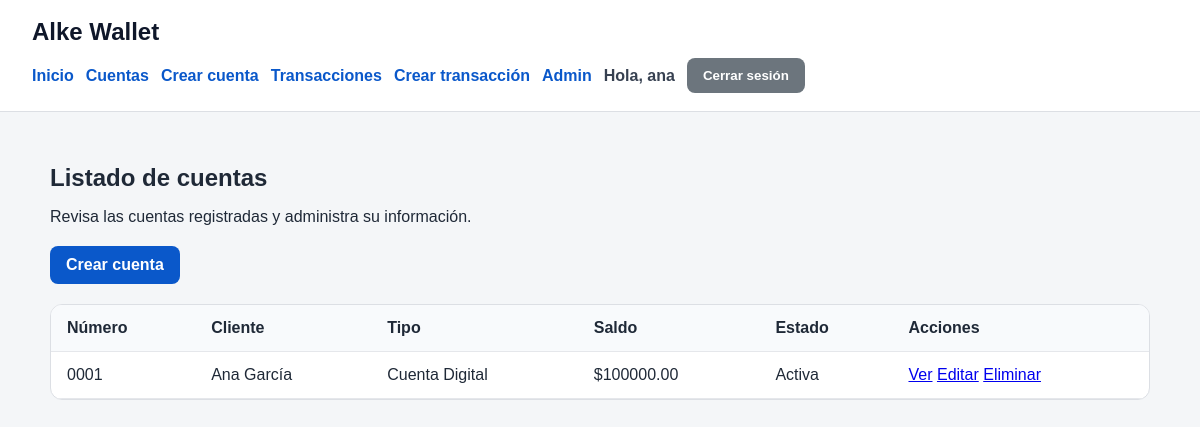
The app's page /cuentas/ (signed in), older data.
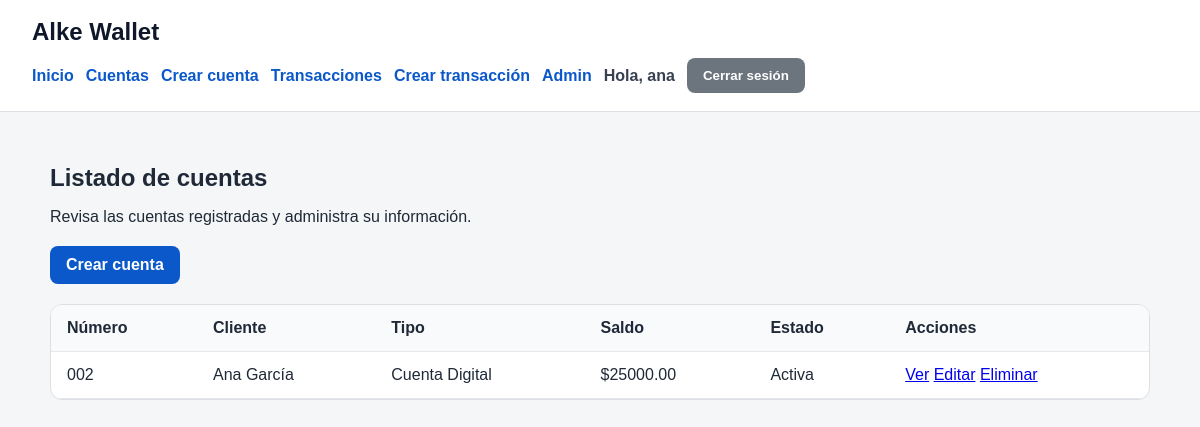
The same page, newer data.
### gestion/models.py (models this page shows, shortened)
class Cuenta(models.Model):
    TIPO_CUENTA_CHOICES = [
        ('ahorro', 'Cuenta de Ahorro'),
        ('corriente', 'Cuenta Corriente'),
        ('digital', 'Cuenta Digital'),
    ]
    cliente = models.ForeignKey(Cliente, on_delete=models.CASCADE, related_name='cuentas')
    numero_cuenta = models.CharField(max_length=20, unique=True)
    tipo_cuenta = models.CharField(max_length=20, choices=TIPO_CUENTA_CHOICES)
    saldo = models.DecimalField(max_digits=12, decimal_places=2, default=0, validators=[MinValueValidator(0)])
    activa = models.BooleanField(default=True)
    creada_en = models.DateTimeField(auto_now_add=True)

class Cliente(models.Model):
    user = models.OneToOneField(User, on_delete=models.CASCADE, related_name='cliente')
    telefono = models.CharField(max_length=20, blank=True, null=True)
    direccion = models.CharField(max_length=255, blank=True, null=True)
    fecha_nacimiento = models.DateField(blank=True, null=True)
    creado_en = models.DateTimeField(auto_now_add=True)
    def __str__(self):
        return self.user.get_full_name() or self.user.username

### gestion/views.py (the view)
# urls.py: path('cuentas/', CuentaListView.as_view(), name='cuenta_list'),
class CuentaListView(LoginRequiredMixin, ListView):
    model = Cuenta
    template_name = 'gestion/cuenta_list.html'
    context_object_name = 'cuentas'

### templates/gestion/cuenta_list.html
{% extends "base.html" %}
{% block content %}
<section class="page-header">
    <h1>Listado de cuentas</h1>
    <p>Revisa las cuentas registradas y administra su información.</p>
</section>
<a class="btn" href="{% url 'cuenta_create' %}">Crear cuenta</a>
<div class="table-wrapper">
    <table class="data-table">
        <thead>
            <tr>
                <th>Número</th>
                <th>Cliente</th>
                <th>Tipo</th>
                <th>Saldo</th>
                <th>Estado</th>
                <th>Acciones</th>
            </tr>
        </thead>
        <tbody>
            {% for cuenta in cuentas %}
            <tr>
                <td>{{ cuenta.numero_cuenta }}</td>
                <td>{{ cuenta.cliente }}</td>
                <td>{{ cuenta.get_tipo_cuenta_display }}</td>
                <td>${{ cuenta.saldo }}</td>
                <td>
                    {% if cuenta.activa %}
                        Activa
                    {% else %}
                        Inactiva
                    {% endif %}
                </td>
                <td>
                    <a href="{% url 'cuenta_detail' cuenta.pk %}">Ver</a>
                    <a href="{% url 'cuenta_update' cuenta.pk %}">Editar</a>
                    <a href="{% url 'cuenta_delete' cuenta.pk %}">Eliminar</a>
                </td>
            </tr>
            {% empty %}
            <tr>
                <td colspan="6">No hay cuentas registradas.</td>
            </tr>
            {% endfor %}
        </tbody>
    </table>
</div>
{% endblock %}

### templates/base.html (shortened to what this page needs)
{% load static %}
<!DOCTYPE html>
<html lang="es">
<head>
    <link rel="stylesheet" href="{% static 'css/styles.css' %}">
</head>
<body>
    <header class="topbar">
        <div class="brand">
            <a href="{% url 'inicio' %}">Alke Wallet</a>
        </div>
        <nav class="nav">
            <a href="{% url 'inicio' %}">Inicio</a>
            <a href="{% url 'cuenta_list' %}">Cuentas</a>
            <a href="{% url 'cuenta_create' %}">Crear cuenta</a>
            <a href="{% url 'transaccion_list' %}">Transacciones</a>
            <a href="{% url 'transaccion_create' %}">Crear transacción</a>
            <a href="/admin/">Admin</a>
            {% if user.is_authenticated %}
                <span class="user-info">Hola, {{ user.username }}</span>
                <form action="{% url 'logout' %}" method="post" class="logout-form">
                    <button type="submit" class="btn btn-secondary">Cerrar sesión</button>
                </form>
            {% else %}
                <a href="{% url 'login' %}" class="btn btn-secondary">Iniciar sesión</a>
            {% endif %}
        </nav>
    </header>
    <main class="container">
        {% block content %}{% endblock %}
    </main>
</body>
</html>

### static/css/styles.css (style rules this page uses)
body { font-family: Arial, sans-serif; margin: 0; background-color: #f4f6f8; color: #1f2937; }
.topbar { background-color: #ffffff; border-bottom: 1px solid #dcdfe4; padding: 18px 32px; }
.brand a { font-size: 24px; font-weight: bold; text-decoration: none; color: #0f172a; }
.nav { margin-top: 12px; display: flex; flex-wrap: wrap; gap: 12px; align-items: center; }
.nav a { text-decoration: none; color: #0a58ca; font-weight: 600; }
.container { max-width: 1100px; margin: 0 auto; padding: 32px 20px; }
.page-header { margin-bottom: 20px; }
.page-header h1 { margin-bottom: 8px; }
.btn { display: inline-block; background-color: #0a58ca; color: #ffffff; text-decoration: none; padding: 10px 16px; border-radius: 8px; border: none; cursor: pointer; font-weight: 600; }
.btn-secondary { background-color: #6c757d; }
.table-wrapper { background-color: #ffffff; border: 1px solid #dcdfe4; border-radius: 12px; overflow-x: auto; margin-top: 20px; }
.data-table { width: 100%; border-collapse: collapse; }
.data-table th, .data-table td { padding: 14px 16px; border-bottom: 1px solid #e5e7eb; text-align: left; }
.data-table th { background-color: #f8fafc; }
.user-info { font-weight: 600; color: #374151; }
.logout-form { display: inline; }

Row changes from the older to the newer data that the page shows:
removed Cuenta: numero_cuenta "0001", cliente "Ana García", tipo_cuenta "Cuenta Digital", saldo "100000.00", activa "Activa"
added Cuenta: numero_cuenta "002", cliente "Ana García", tipo_cuenta "Cuenta Digital", saldo "25000.00", activa "Activa"
